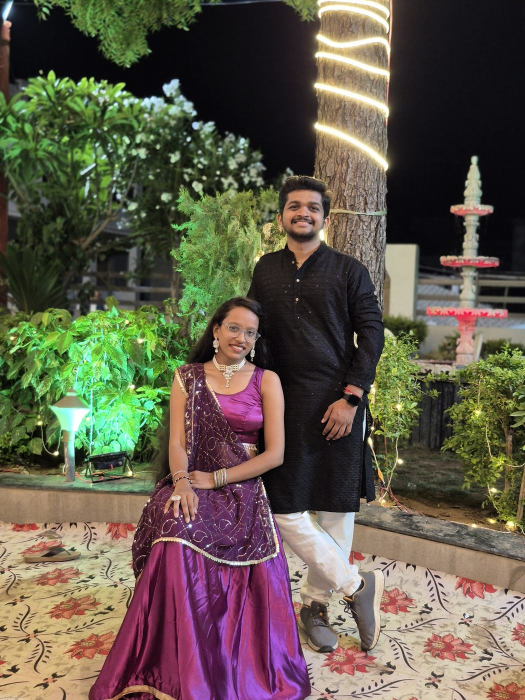
#> input picture assets/photos/couple-01.jpg, 1050 x 1400 px (shown at 1/2 size); its folder holds 4 pictures in this run
$ python optimise_photos.py
#> lines starting #> are read from the running program, lines starting #| are printed output that depends on the picture
"""Resize the phone originals for the web and build a contact sheet to review."""
import glob
import os
import shutil

from PIL import Image, ImageDraw, ImageOps

ROOT = r"C:\Users\JayPatel\Downloads\Wedding"
PHOTOS = os.path.join(ROOT, "Wedding-site", "assets", "photos")
ORIGINALS = os.path.join(ROOT, "photo-originals")
os.makedirs(ORIGINALS, exist_ok=True)


def fit(im, longest):
    w, h = im.size
    scale = longest / max(w, h)
    if scale >= 1:
        return im
    return im.resize((round(w * scale), round(h * scale)), Image.LANCZOS)


files = sorted(glob.glob(os.path.join(PHOTOS, "couple-*.jpg")))
files = [f for f in files if "-sm" not in os.path.basename(f)]
print(f"{len(files)} originals")

thumbs = []
for path in files:
    name = os.path.basename(path)
    stem = name[:-4]
    im = ImageOps.exif_transpose(Image.open(path)).convert("RGB")
#> im is the input picture: PIL image 1050x1400 RGB; mean R, G, B 97.8, 90.2, 74.8

    full = fit(im, 1600)
    full.save(os.path.join(PHOTOS, "_tmp_full.jpg"), "JPEG", quality=82, optimize=True, progressive=True)

    thumb = fit(im, 700)
#> call 2 of fit, with longest = 700
#> in fit (call 2), `return im.resize((round(w * scale), round(h * scale)), Image.LANCZOS)`:
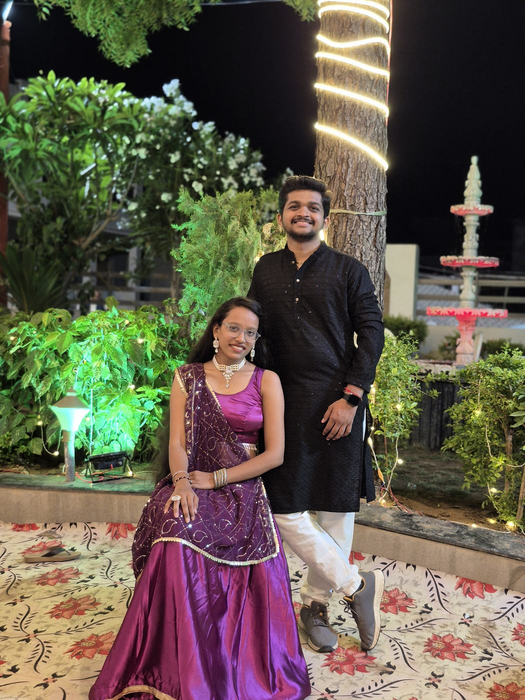
#> returned value: PIL image 525x700 RGB; mean R, G, B 97.8, 90.2, 74.8
    thumb.save(os.path.join(PHOTOS, "_tmp_thumb.jpg"), "JPEG", quality=78, optimize=True, progressive=True)

    # keep the original outside the site folder so it never gets uploaded
    dest = os.path.join(ORIGINALS, name)
    if not os.path.exists(dest):
        shutil.move(path, dest)
    else:
        os.remove(path)

    os.replace(os.path.join(PHOTOS, "_tmp_full.jpg"), os.path.join(PHOTOS, name))
    os.replace(os.path.join(PHOTOS, "_tmp_thumb.jpg"), os.path.join(PHOTOS, stem + "-sm.jpg"))

    thumbs.append((stem, thumb.copy()))
    print(f"  {name:16s} {im.size} -> {full.size} / {thumb.size}")
#|   couple-01.jpg    (1050, 1400) -> (1050, 1400) / (525, 700)
#> pass 2 of the loop `for path in files:`:
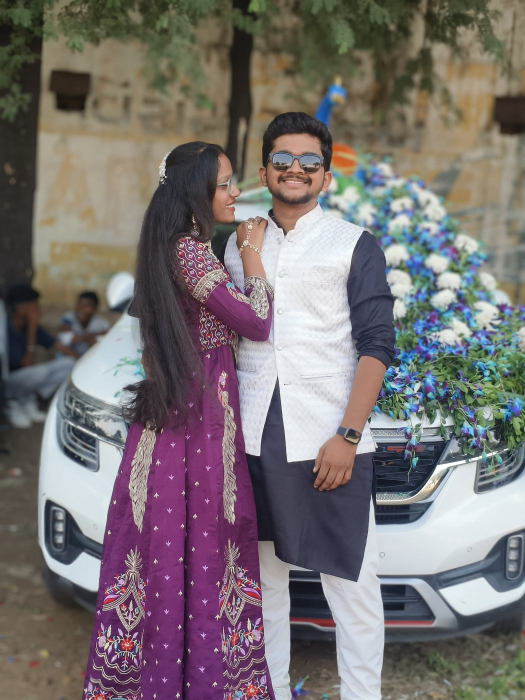
#> input picture assets/photos/couple-02.jpg, 1050 x 1400 px (shown at 1/2 size)
#> im is the input picture: PIL image 1050x1400 RGB; mean R, G, B 120.5, 113.2, 113.7
#> in fit (call 4), `return im.resize((round(w * scale), round(h * scale)), Image.LANCZOS)`:
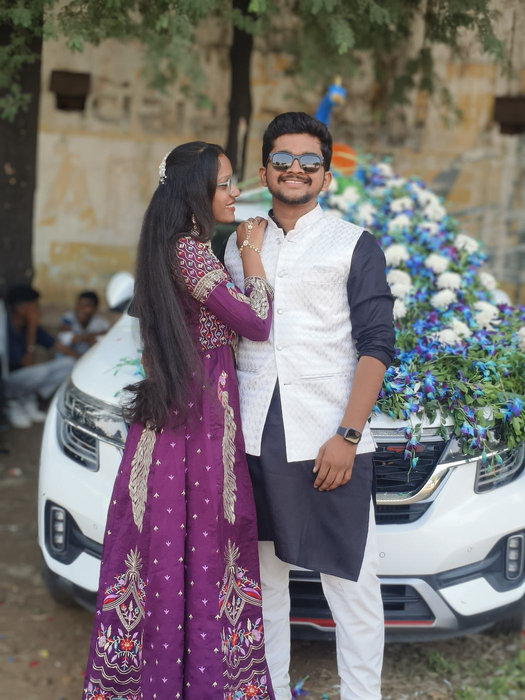
#> returned value: PIL image 525x700 RGB; mean R, G, B 120.5, 113.2, 113.7
#|   couple-02.jpg    (1050, 1400) -> (1050, 1400) / (525, 700)

# contact sheet
cols = 4
tw, th = 260, 340
rows = (len(thumbs) + cols - 1) // cols
#> rows = 1
sheet = Image.new("RGB", (cols * tw, rows * (th + 20)), "white")
#> sheet: PIL image 1040x360 RGB; every value is 255
d = ImageDraw.Draw(sheet)
for i, (stem, im) in enumerate(thumbs):
    im = ImageOps.contain(im, (tw - 8, th - 8))
    x = (i % cols) * tw + (tw - im.width) // 2
    y = (i // cols) * (th + 20) + (th - im.height) // 2
    sheet.paste(im, (x, y))
    d.text(((i % cols) * tw + 6, (i // cols) * (th + 20) + th + 3), stem, fill="black")
#> this loop made 2 passes
#> (stem, x, y) on passes 1 to 2: ('couple-01', 5, 4), ('couple-02', 265, 4)
#> pass 1, `im = ImageOps.contain(im, (tw - 8, th - 8))`:
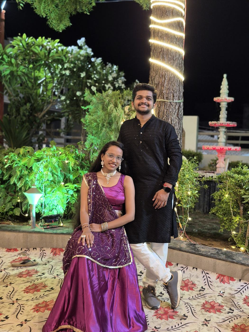
#> im: PIL image 249x332 RGB; mean R, G, B 97.8, 90.1, 74.8
#> pass 2, `im = ImageOps.contain(im, (tw - 8, th - 8))`:
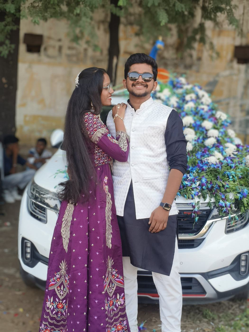
#> im: PIL image 249x332 RGB; mean R, G, B 120.5, 113.2, 113.7
#> after the loop:
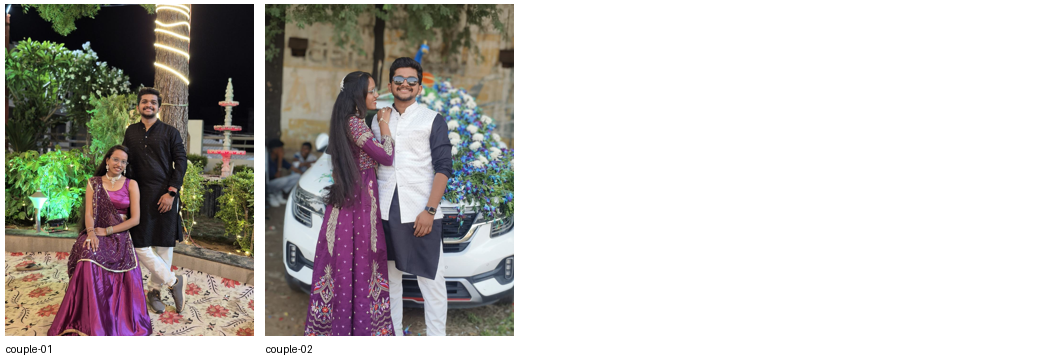
#> sheet: PIL image 1040x360 RGB; mean R, G, B 190.4, 187.1, 183.9
sheet.save(os.path.join(ROOT, "Wedding-site", "qa", "shots", "new-photos.png"))
print("contact sheet:", sheet.size)
#| contact sheet: (1040, 360)

total = 0
for f in glob.glob(os.path.join(PHOTOS, "*.jpg")):
    total += os.path.getsize(f)
#> pass 2 of the loop `for f in glob.glob(os.path.join(PHOTOS, "*.jpg")):`:
print(f"photo folder now {total/1024/1024:.1f} MB")
